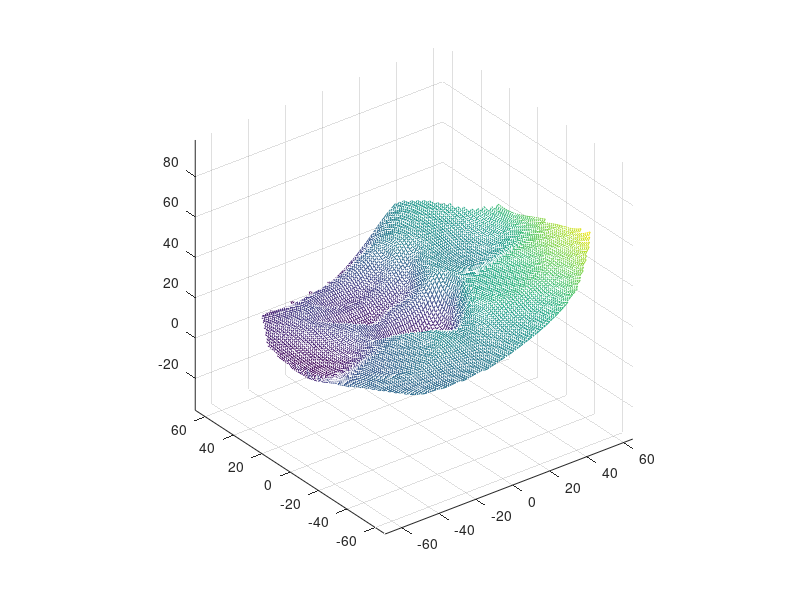
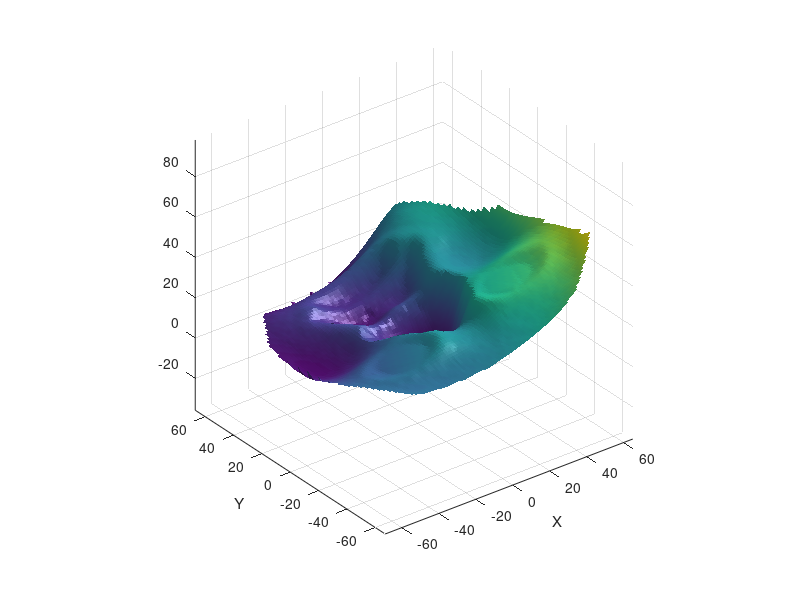

The MATLAB source for these figures, in order:
clc
clear 
close all

points=csvread('pc1.csv');

points(:,3)=points(:,3)-mean(points(:,3));
points(:,3)=points(:,3)-min(points(:,3));
points(:,2)=points(:,2)-mean(points(:,2));
points(:,1)=points(:,1)-mean(points(:,1));

xmax=round(max(points(:,1)));xmin=round(min(points(:,1)));
ymax=round(max(points(:,2)));ymin=round(min(points(:,2)));
[X,Y]=meshgrid(xmin:(xmax-xmin)/100:xmax,ymin:(ymax-ymin)/100:ymax);
Z=griddata(points(:,1),points(:,2),points(:,3),X,Y);

figure(1)
mesh(X,Y,Z)
axis equal
figure(2)
light_from=[1,0,1];
surfl(X,Y,Z,light_from,'light');
shading interp
xlabel('X')
ylabel('Y')
axis equal